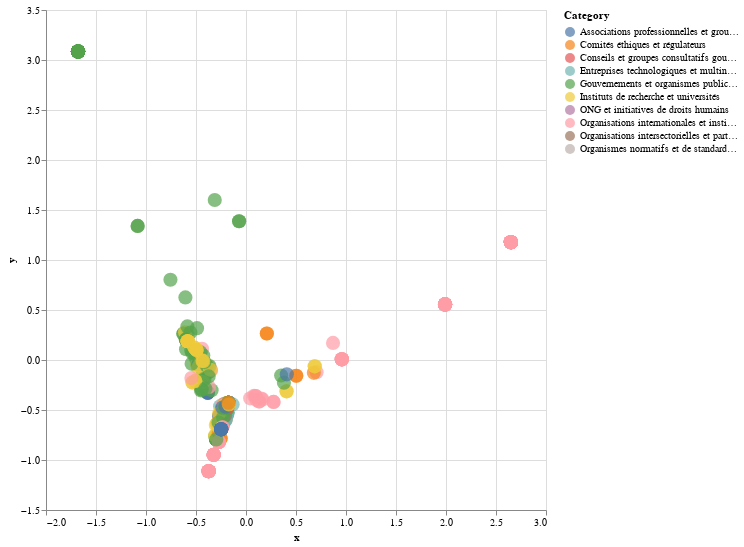

Here is the notebook cell this chart was saved with:
### Code cell
alt.Chart(data[:]).mark_circle(size=200).encode(
    x="x", y="y",color='Category',
    tooltip=['texte']
    ).interactive().properties(
    width=500,
    height=500
)

### Figure 1 — Vega-Lite specification as saved in the notebook (floating-point values rounded to 4 significant figures; data arrays with more than 128 entries replaced by an {"elided": "..."} marker saying what was removed)
{"config": {"view": {"continuousWidth": 300, "continuousHeight": 300}}, "data": {"name": "data-9a66a08e226d0c848cc2be0fc8e48e39"}, "mark": {"type": "circle", "size": 200}, "encoding": {"color": {"field": "Category", "type": "nominal"}, "tooltip": [{"field": "texte", "type": "nominal"}], "x": {"field": "x", "type": "quantitative"}, "y": {"field": "y", "type": "quantitative"}}, "height": 500, "params": [{"name": "param_1", "select": {"type": "interval", "encodings": ["x", "y"]}, "bind": "scales"}], "width": 500, "$schema": "https://vega.github.io/schema/vega-lite/v5.20.1.json", "datasets": {"data-9a66a08e226d0c848cc2be0fc8e48e39": {"elided": "474 records"}}}
